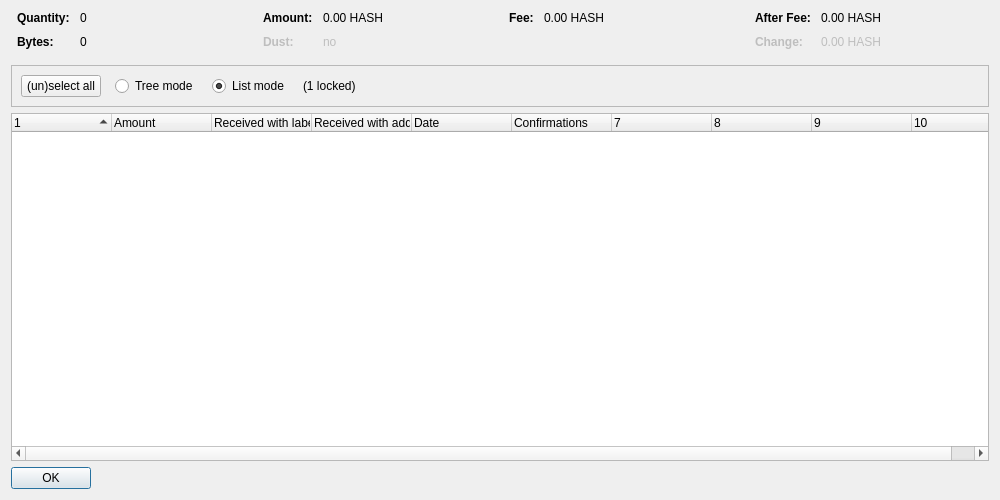
<?xml version="1.0" encoding="UTF-8"?>
<ui version="4.0">
 <class>CoinControlDialog</class>
 <widget class="QDialog" name="CoinControlDialog">
  <property name="geometry">
   <rect>
    <x>0</x>
    <y>0</y>
    <width>1000</width>
    <height>500</height>
   </rect>
  </property>
  <property name="windowTitle">
   <string>Coin Selection</string>
  </property>
  <layout class="QVBoxLayout" name="verticalLayout">
   <item>
    <layout class="QHBoxLayout" name="horizontalLayoutTop" stretch="0,0,0,0">
     <property name="topMargin">
      <number>0</number>
     </property>
     <property name="bottomMargin">
      <number>10</number>
     </property>
     <item>
      <layout class="QFormLayout" name="formLayoutCoinControl1">
       <property name="horizontalSpacing">
        <number>10</number>
       </property>
       <property name="verticalSpacing">
        <number>10</number>
       </property>
       <property name="leftMargin">
        <number>6</number>
       </property>
       <property name="rightMargin">
        <number>6</number>
       </property>
       <item row="0" column="0">
        <widget class="QLabel" name="labelCoinControlQuantityText">
         <property name="font">
          <font>
           <weight>75</weight>
           <bold>true</bold>
          </font>
         </property>
         <property name="text">
          <string>Quantity:</string>
         </property>
        </widget>
       </item>
       <item row="0" column="1">
        <widget class="QLabel" name="labelCoinControlQuantity">
         <property name="cursor">
          <cursorShape>IBeamCursor</cursorShape>
         </property>
         <property name="contextMenuPolicy">
          <enum>Qt::ActionsContextMenu</enum>
         </property>
         <property name="text">
          <string notr="true">0</string>
         </property>
         <property name="textInteractionFlags">
          <set>Qt::LinksAccessibleByMouse|Qt::TextSelectableByKeyboard|Qt::TextSelectableByMouse</set>
         </property>
        </widget>
       </item>
       <item row="1" column="0">
        <widget class="QLabel" name="labelCoinControlBytesText">
         <property name="font">
          <font>
           <weight>75</weight>
           <bold>true</bold>
          </font>
         </property>
         <property name="text">
          <string>Bytes:</string>
         </property>
        </widget>
       </item>
       <item row="1" column="1">
        <widget class="QLabel" name="labelCoinControlBytes">
         <property name="cursor">
          <cursorShape>IBeamCursor</cursorShape>
         </property>
         <property name="contextMenuPolicy">
          <enum>Qt::ActionsContextMenu</enum>
         </property>
         <property name="text">
          <string notr="true">0</string>
         </property>
         <property name="textInteractionFlags">
          <set>Qt::LinksAccessibleByMouse|Qt::TextSelectableByKeyboard|Qt::TextSelectableByMouse</set>
         </property>
        </widget>
       </item>
      </layout>
     </item>
     <item>
      <layout class="QFormLayout" name="formLayoutCoinControl2">
       <property name="horizontalSpacing">
        <number>10</number>
       </property>
       <property name="verticalSpacing">
        <number>10</number>
       </property>
       <property name="leftMargin">
        <number>6</number>
       </property>
       <property name="rightMargin">
        <number>6</number>
       </property>
       <item row="0" column="0">
        <widget class="QLabel" name="labelCoinControlAmountText">
         <property name="font">
          <font>
           <weight>75</weight>
           <bold>true</bold>
          </font>
         </property>
         <property name="text">
          <string>Amount:</string>
         </property>
        </widget>
       </item>
       <item row="0" column="1">
        <widget class="QLabel" name="labelCoinControlAmount">
         <property name="cursor">
          <cursorShape>IBeamCursor</cursorShape>
         </property>
         <property name="contextMenuPolicy">
          <enum>Qt::ActionsContextMenu</enum>
         </property>
         <property name="text">
          <string notr="true">0.00 HASH</string>
         </property>
         <property name="textInteractionFlags">
          <set>Qt::LinksAccessibleByMouse|Qt::TextSelectableByKeyboard|Qt::TextSelectableByMouse</set>
         </property>
        </widget>
       </item>
       <item row="1" column="0">
        <widget class="QLabel" name="labelCoinControlLowOutputText">
         <property name="enabled">
          <bool>false</bool>
         </property>
         <property name="font">
          <font>
           <weight>75</weight>
           <bold>true</bold>
          </font>
         </property>
         <property name="text">
          <string>Dust:</string>
         </property>
        </widget>
       </item>
       <item row="1" column="1">
        <widget class="QLabel" name="labelCoinControlLowOutput">
         <property name="enabled">
          <bool>false</bool>
         </property>
         <property name="cursor">
          <cursorShape>IBeamCursor</cursorShape>
         </property>
         <property name="contextMenuPolicy">
          <enum>Qt::ActionsContextMenu</enum>
         </property>
         <property name="text">
          <string notr="true">no</string>
         </property>
         <property name="textInteractionFlags">
          <set>Qt::LinksAccessibleByMouse|Qt::TextSelectableByKeyboard|Qt::TextSelectableByMouse</set>
         </property>
        </widget>
       </item>
      </layout>
     </item>
     <item>
      <layout class="QFormLayout" name="formLayoutCoinControl3">
       <property name="horizontalSpacing">
        <number>10</number>
       </property>
       <property name="verticalSpacing">
        <number>10</number>
       </property>
       <property name="leftMargin">
        <number>6</number>
       </property>
       <property name="rightMargin">
        <number>6</number>
       </property>
       <item row="0" column="0">
        <widget class="QLabel" name="labelCoinControlFeeText">
         <property name="font">
          <font>
           <weight>75</weight>
           <bold>true</bold>
          </font>
         </property>
         <property name="text">
          <string>Fee:</string>
         </property>
        </widget>
       </item>
       <item row="0" column="1">
        <widget class="QLabel" name="labelCoinControlFee">
         <property name="cursor">
          <cursorShape>IBeamCursor</cursorShape>
         </property>
         <property name="contextMenuPolicy">
          <enum>Qt::ActionsContextMenu</enum>
         </property>
         <property name="text">
          <string notr="true">0.00 HASH</string>
         </property>
         <property name="textInteractionFlags">
          <set>Qt::LinksAccessibleByMouse|Qt::TextSelectableByKeyboard|Qt::TextSelectableByMouse</set>
         </property>
        </widget>
       </item>
      </layout>
     </item>
     <item>
      <layout class="QFormLayout" name="formLayoutCoinControl4">
       <property name="horizontalSpacing">
        <number>10</number>
       </property>
       <property name="verticalSpacing">
        <number>10</number>
       </property>
       <property name="leftMargin">
        <number>6</number>
       </property>
       <property name="rightMargin">
        <number>6</number>
       </property>
       <item row="0" column="0">
        <widget class="QLabel" name="labelCoinControlAfterFeeText">
         <property name="font">
          <font>
           <weight>75</weight>
           <bold>true</bold>
          </font>
         </property>
         <property name="text">
          <string>After Fee:</string>
         </property>
        </widget>
       </item>
       <item row="0" column="1">
        <widget class="QLabel" name="labelCoinControlAfterFee">
         <property name="cursor">
          <cursorShape>IBeamCursor</cursorShape>
         </property>
         <property name="contextMenuPolicy">
          <enum>Qt::ActionsContextMenu</enum>
         </property>
         <property name="text">
          <string notr="true">0.00 HASH</string>
         </property>
         <property name="textInteractionFlags">
          <set>Qt::LinksAccessibleByMouse|Qt::TextSelectableByKeyboard|Qt::TextSelectableByMouse</set>
         </property>
        </widget>
       </item>
       <item row="1" column="0">
        <widget class="QLabel" name="labelCoinControlChangeText">
         <property name="enabled">
          <bool>false</bool>
         </property>
         <property name="font">
          <font>
           <weight>75</weight>
           <bold>true</bold>
          </font>
         </property>
         <property name="text">
          <string>Change:</string>
         </property>
        </widget>
       </item>
       <item row="1" column="1">
        <widget class="QLabel" name="labelCoinControlChange">
         <property name="enabled">
          <bool>false</bool>
         </property>
         <property name="cursor">
          <cursorShape>IBeamCursor</cursorShape>
         </property>
         <property name="contextMenuPolicy">
          <enum>Qt::ActionsContextMenu</enum>
         </property>
         <property name="text">
          <string notr="true">0.00 HASH</string>
         </property>
         <property name="textInteractionFlags">
          <set>Qt::LinksAccessibleByMouse|Qt::TextSelectableByKeyboard|Qt::TextSelectableByMouse</set>
         </property>
        </widget>
       </item>
      </layout>
     </item>
    </layout>
   </item>
   <item>
    <widget class="QFrame" name="frame">
     <property name="minimumSize">
      <size>
       <width>0</width>
       <height>40</height>
      </size>
     </property>
     <property name="frameShape">
      <enum>QFrame::StyledPanel</enum>
     </property>
     <property name="frameShadow">
      <enum>QFrame::Sunken</enum>
     </property>
     <layout class="QHBoxLayout" name="horizontalLayout">
      <item>
       <layout class="QHBoxLayout" name="horizontalLayoutPanel" stretch="0,0,0,0,0">
        <property name="spacing">
         <number>14</number>
        </property>
        <item>
         <widget class="QPushButton" name="pushButtonSelectAll">
          <property name="sizePolicy">
           <sizepolicy hsizetype="Maximum" vsizetype="Fixed">
            <horstretch>0</horstretch>
            <verstretch>0</verstretch>
           </sizepolicy>
          </property>
          <property name="text">
           <string>(un)select all</string>
          </property>
          <property name="autoDefault">
           <bool>false</bool>
          </property>
         </widget>
        </item>
        <item>
         <widget class="QRadioButton" name="radioTreeMode">
          <property name="sizePolicy">
           <sizepolicy hsizetype="Maximum" vsizetype="Fixed">
            <horstretch>0</horstretch>
            <verstretch>0</verstretch>
           </sizepolicy>
          </property>
          <property name="text">
           <string>Tree mode</string>
          </property>
         </widget>
        </item>
        <item>
         <widget class="QRadioButton" name="radioListMode">
          <property name="sizePolicy">
           <sizepolicy hsizetype="Maximum" vsizetype="Fixed">
            <horstretch>0</horstretch>
            <verstretch>0</verstretch>
           </sizepolicy>
          </property>
          <property name="text">
           <string>List mode</string>
          </property>
          <property name="checked">
           <bool>true</bool>
          </property>
         </widget>
        </item>
        <item>
         <widget class="QLabel" name="labelLocked">
          <property name="text">
           <string notr="true">(1 locked)</string>
          </property>
         </widget>
        </item>
        <item>
         <spacer name="horizontalSpacer">
          <property name="orientation">
           <enum>Qt::Horizontal</enum>
          </property>
          <property name="sizeHint" stdset="0">
           <size>
            <width>40</width>
            <height>20</height>
           </size>
          </property>
         </spacer>
        </item>
       </layout>
      </item>
     </layout>
    </widget>
   </item>
   <item>
    <widget class="CoinControlTreeWidget" name="treeWidget">
     <property name="contextMenuPolicy">
      <enum>Qt::CustomContextMenu</enum>
     </property>
     <property name="sortingEnabled">
      <bool>false</bool>
     </property>
     <property name="columnCount">
      <number>10</number>
     </property>
     <attribute name="headerShowSortIndicator" stdset="0">
      <bool>true</bool>
     </attribute>
     <attribute name="headerStretchLastSection">
      <bool>false</bool>
     </attribute>
     <column>
      <property name="text">
       <string/>
      </property>
     </column>
     <column>
      <property name="text">
       <string>Amount</string>
      </property>
     </column>
     <column>
      <property name="text">
       <string>Received with label</string>
      </property>
     </column>
     <column>
      <property name="text">
       <string>Received with address</string>
      </property>
     </column>
     <column>
      <property name="text">
       <string>Date</string>
      </property>
     </column>
     <column>
      <property name="text">
       <string>Confirmations</string>
      </property>
      <property name="toolTip">
       <string>Confirmed</string>
      </property>
     </column>
     <column>
      <property name="text">
       <string/>
      </property>
     </column>
     <column>
      <property name="text">
       <string/>
      </property>
     </column>
     <column>
      <property name="text">
       <string/>
      </property>
     </column>
     <column>
      <property name="text">
       <string/>
      </property>
     </column>
    </widget>
   </item>
   <item>
    <widget class="QDialogButtonBox" name="buttonBox">
     <property name="sizePolicy">
      <sizepolicy hsizetype="Maximum" vsizetype="Fixed">
       <horstretch>0</horstretch>
       <verstretch>0</verstretch>
      </sizepolicy>
     </property>
     <property name="orientation">
      <enum>Qt::Horizontal</enum>
     </property>
     <property name="standardButtons">
      <set>QDialogButtonBox::Ok</set>
     </property>
    </widget>
   </item>
  </layout>
 </widget>
 <customwidgets>
  <customwidget>
   <class>CoinControlTreeWidget</class>
   <extends>QTreeWidget</extends>
   <header>coincontroltreewidget.h</header>
  </customwidget>
 </customwidgets>
 <resources/>
 <connections/>
</ui>
